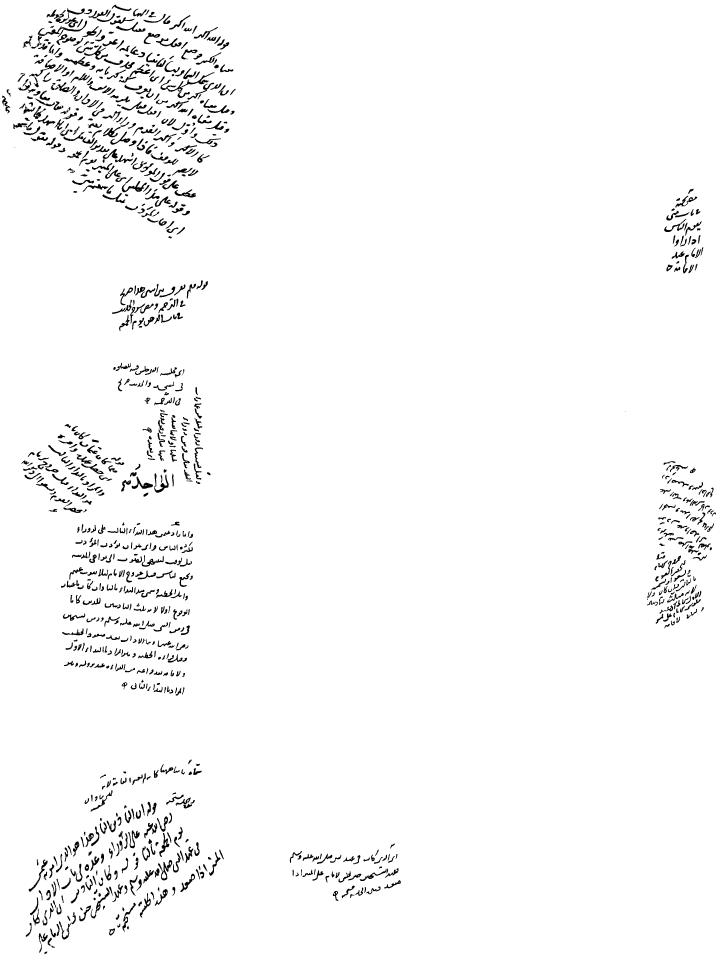
#> input picture moc_dataset/train/moc_train_images/moc_train_10.png, 2865 x 3881 px, found by its file name (shown at 1/4 size); its folder holds 4 pictures in this run
$ python convert_to_pixel_label.py
#> lines starting #> are read from the running program, lines starting #| are printed output that depends on the picture; after the words box and inside, x2 and y2 are one past the last pixel; in counts of white or black regions, pixels touching at a corner belong together
import os
import cv2
import numpy as np
import lxml.etree as ET

page_folder='moc_dataset/train/moc_train_xml/'
image_folder='moc_dataset/train/moc_train_images/'
pixel_label_folder='moc_dataset/train/moc_train_pixel_label/'
os.mkdir(pixel_label_folder)

for page_file in sorted(os.listdir(page_folder)):
    print(page_file)
    img=cv2.imread(image_folder+page_file[:-4]+'.png',0)
#> img: shape (3881, 2865); 97.4% white; 1035 black regions (4 under 20 px), largest, box (x1, y1, x2, y2) and area: (151, 82, 349, 149) 1867, (487, 724, 588, 769) 1372, (527, 1906, 612, 1956) 1328
    img=255-img
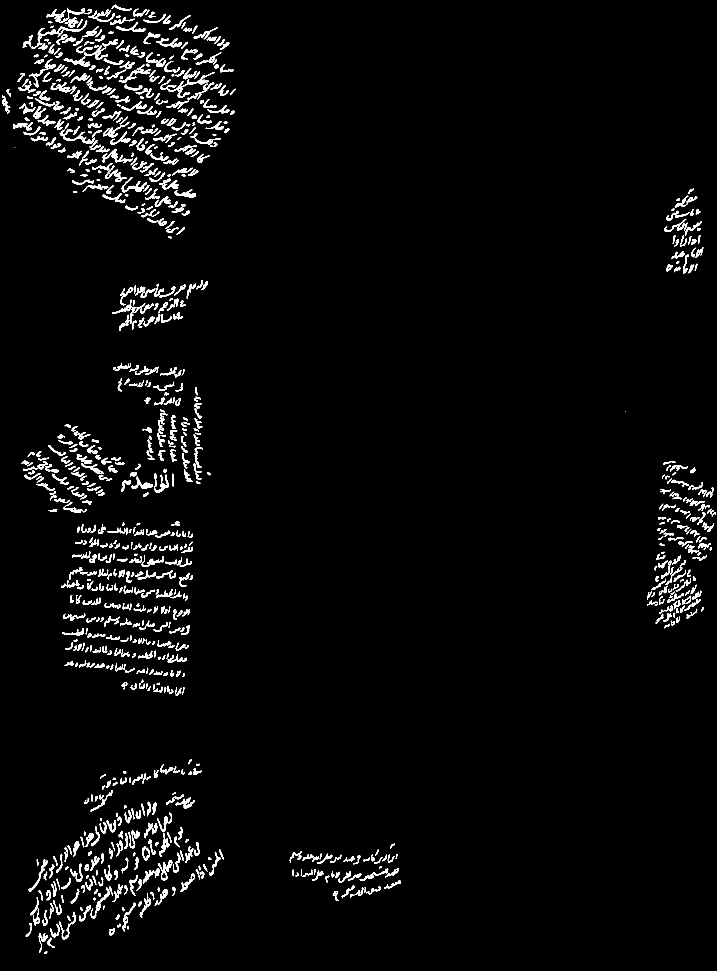
#> img: shape (3881, 2865) (shown at 1/4 size); 2.6% white; 1035 white regions (4 under 20 px), largest, box (x1, y1, x2, y2) and area: (151, 82, 349, 149) 1867, (487, 724, 588, 769) 1372, (527, 1906, 612, 1956) 1328
#> (the run stopped early here; a loop or call above may not have finished)

$ run again, on moc_dataset/train/moc_train_images/moc_train_16.png
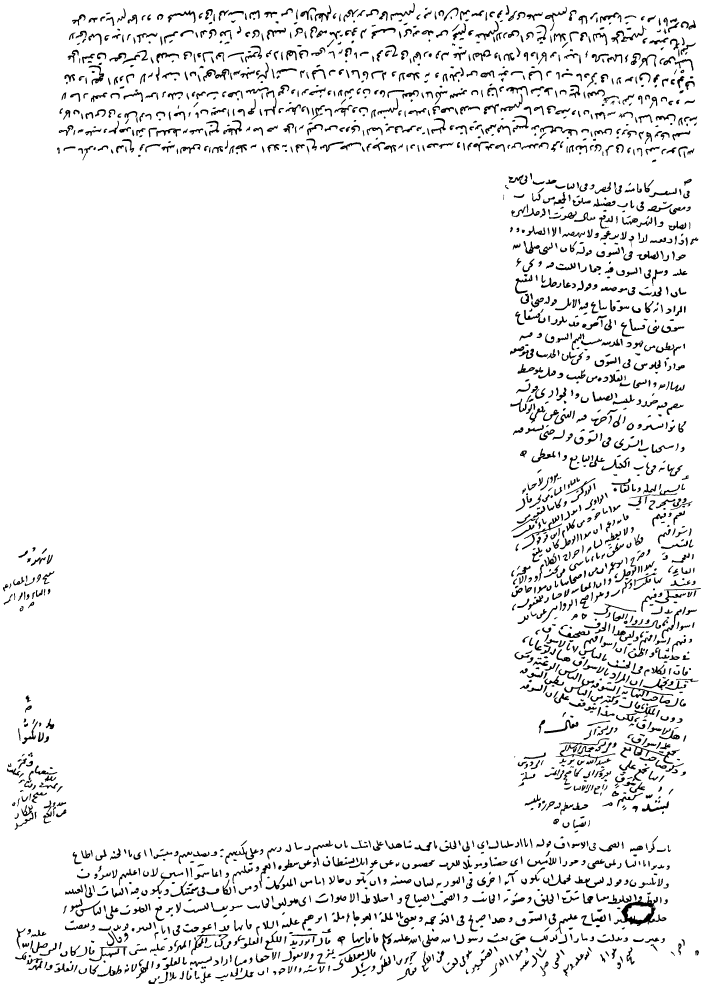
#> input picture moc_dataset/train/moc_train_images/moc_train_16.png, 2832 x 3936 px, found by its file name (shown at 1/4 size)
#> `img=255-img`:
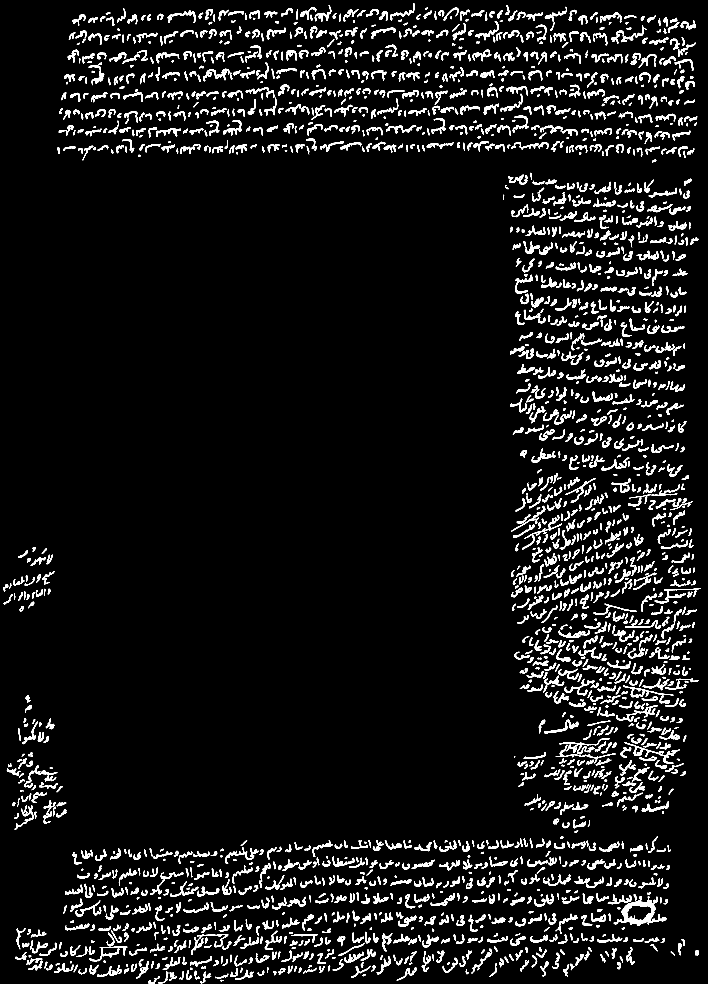
#> img: shape (3936, 2832) (shown at 1/4 size); 6.1% white; 2171 white regions (3 under 20 px), largest, box (x1, y1, x2, y2) and area: (2455, 3584, 2666, 3704) 6937, (2498, 2969, 2719, 3056) 2240, (901, 3388, 1035, 3456) 1632

$ run again, on moc_dataset/train/moc_train_images/moc_train_2.png
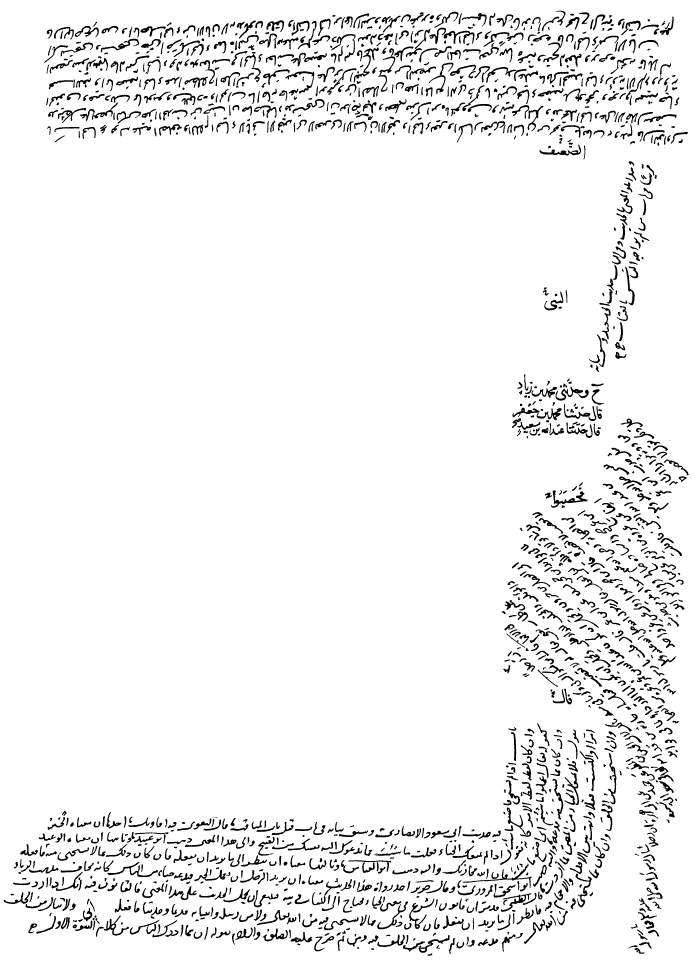
#> input picture moc_dataset/train/moc_train_images/moc_train_2.png, 2776 x 3848 px, found by its file name (shown at 1/4 size)
#> `img=255-img`:
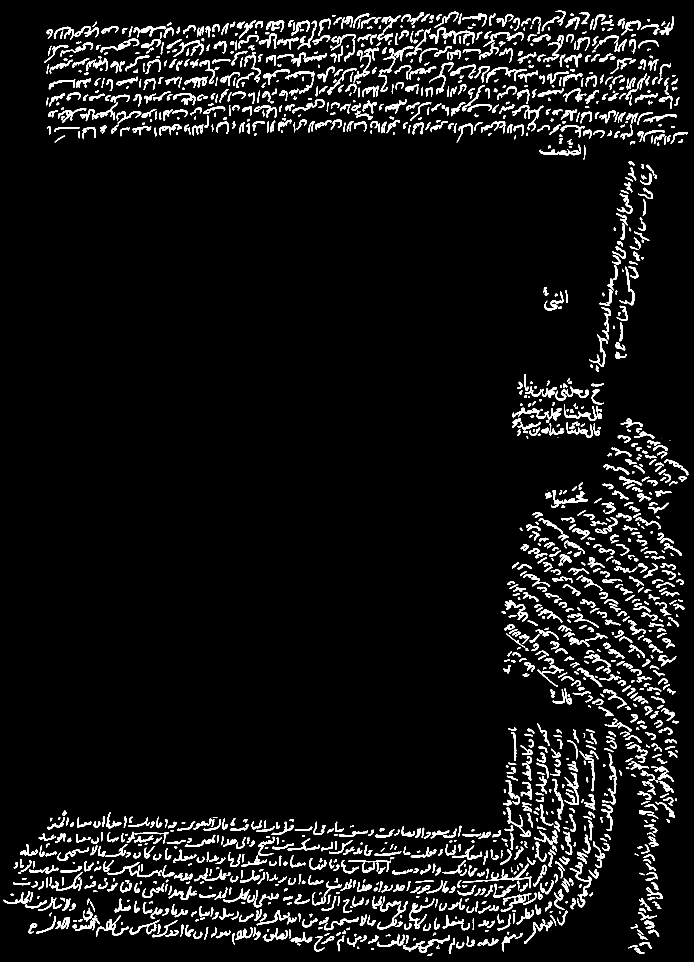
#> img: shape (3848, 2776) (shown at 1/4 size); 5.6% white; 1689 white regions (5 under 20 px), largest, box (x1, y1, x2, y2) and area: (2050, 1631, 2247, 1681) 2822, (2204, 1962, 2351, 2031) 2405, (1851, 3455, 2127, 3553) 2256

$ run again, on moc_dataset/train/moc_train_images/moc_train_3.png
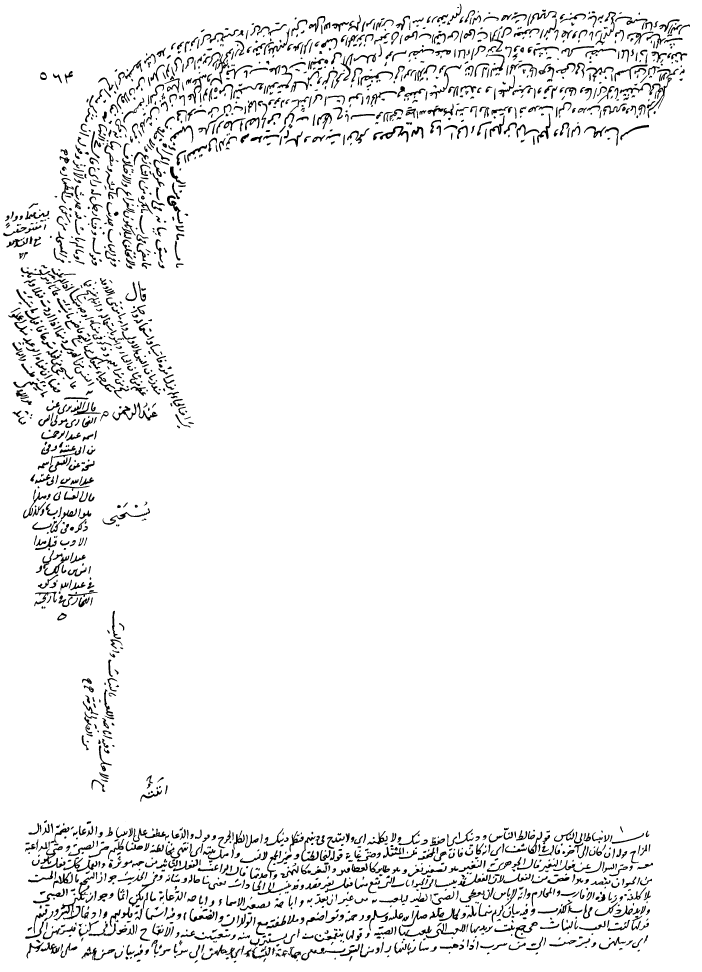
#> input picture moc_dataset/train/moc_train_images/moc_train_3.png, 2808 x 3888 px, found by its file name (shown at 1/4 size)
#> `img=255-img`:
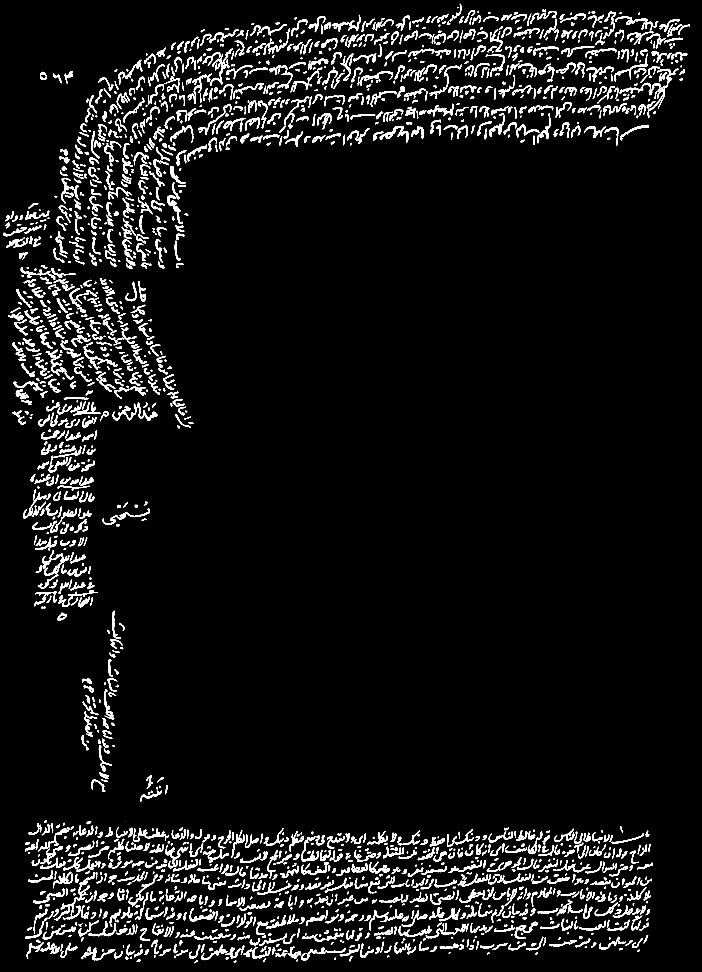
#> img: shape (3888, 2808) (shown at 1/4 size); 5.3% white; 2092 white regions (1 under 20 px), largest, box (x1, y1, x2, y2) and area: (216, 3488, 378, 3684) 2827, (2591, 274, 2715, 473) 2315, (1519, 503, 1634, 570) 1957
